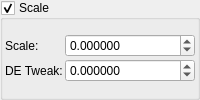
    <widget class="MyGroupBox" name="groupCheck_transf_function_enabledS_false">
     <property name="toolTip">
      <string/>
     </property>
     <property name="title">
      <string>Scale&amp;</string>
     </property>
     <property name="checkable">
      <bool>true</bool>
     </property>
     <layout class="QVBoxLayout" name="verticalLayout_56">
      <property name="spacing">
       <number>2</number>
      </property>
      <property name="leftMargin">
       <number>2</number>
      </property>
      <property name="topMargin">
       <number>2</number>
      </property>
      <property name="rightMargin">
       <number>2</number>
      </property>
      <property name="bottomMargin">
       <number>2</number>
      </property>
      <item>
       <layout class="QGridLayout" name="gridLayout_32" columnstretch="0,1">
        <property name="spacing">
         <number>2</number>
        </property>
        <item row="2" column="1">
         <widget class="MyDoubleSpinBox" name="spinbox_analyticDE_offset_0">
          <property name="sizePolicy">
           <sizepolicy hsizetype="Minimum" vsizetype="Maximum">
            <horstretch>0</horstretch>
            <verstretch>0</verstretch>
           </sizepolicy>
          </property>
          <property name="prefix">
           <string/>
          </property>
          <property name="suffix">
           <string/>
          </property>
          <property name="decimals">
           <number>6</number>
          </property>
          <property name="minimum">
           <double>-99.989999999999995</double>
          </property>
          <property name="maximum">
           <double>99.989999999999995</double>
          </property>
          <property name="singleStep">
           <double>0.100000000000000</double>
          </property>
         </widget>
        </item>
        <item row="2" column="0">
         <widget class="QLabel" name="label_152">
          <property name="text">
           <string>DE Tweak:</string>
          </property>
         </widget>
        </item>
        <item row="1" column="1">
         <widget class="MyDoubleSpinBox" name="spinbox_transf_scale_015">
          <property name="sizePolicy">
           <sizepolicy hsizetype="Minimum" vsizetype="Maximum">
            <horstretch>0</horstretch>
            <verstretch>0</verstretch>
           </sizepolicy>
          </property>
          <property name="prefix">
           <string/>
          </property>
          <property name="suffix">
           <string/>
          </property>
          <property name="decimals">
           <number>6</number>
          </property>
          <property name="minimum">
           <double>-99.989999999999995</double>
          </property>
          <property name="maximum">
           <double>99.989999999999995</double>
          </property>
          <property name="singleStep">
           <double>0.100000000000000</double>
          </property>
         </widget>
        </item>
        <item row="1" column="0">
         <widget class="QLabel" name="label_8">
          <property name="text">
           <string>Scale:</string>
          </property>
         </widget>
        </item>
       </layout>
      </item>
     </layout>
    </widget>
